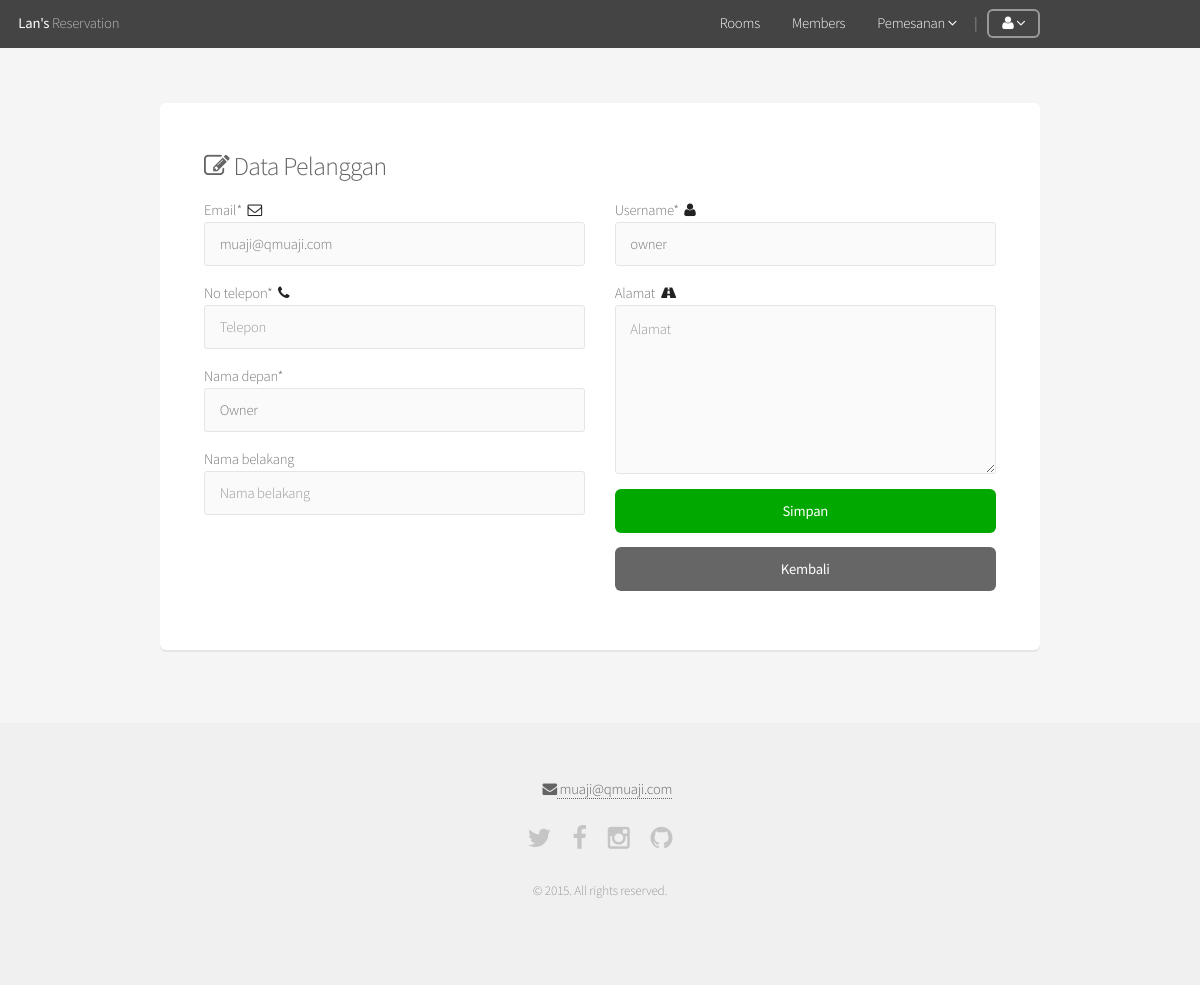
The app's page /a_userEdit.php?id=2 (signed in) with its own data.
### tables this page shows
CREATE TABLE `users` (
  `user_id` bigint(20) UNSIGNED NOT NULL,
  `saldo` int(11) UNSIGNED DEFAULT '0',
  `email` varchar(50) NOT NULL,
  `username` varchar(16) DEFAULT NULL,
  `active` tinyint(2) NOT NULL DEFAULT '0',
  `join_date` timestamp NOT NULL DEFAULT CURRENT_TIMESTAMP,
  `first_name` varchar(32) DEFAULT NULL,
  `last_name` varchar(32) DEFAULT NULL,
  `tlp` varchar(16) DEFAULT NULL,
  `address` text,
  `img` tinytext,
  `type` tinyint(2) NOT NULL DEFAULT '0',
  `email_code` varchar(64) DEFAULT NULL,
  `password` varchar(64) NOT NULL
);

### a_userEdit.php (the view, shortened to what this page needs)
<?php
if(isset($_GET['id'])){
	$id = $_GET['id'];
	$userData = mysql_fetch_assoc(mysql_query("SELECT * FROM users WHERE user_id=$id"));
	$email 		= $userData['email'];
	$first_name = $userData['first_name'];
	$last_name 	= $userData['last_name'];
	$tlp 		= $userData['tlp'];
	$username 	= $userData['username'];
	$address 	= $userData['address'];
	include 'includes/_header.php';
	?>
	<div id="main" class="container">
		<div class="row">
			<div class="12u 12u(mobile)">
				<div class="box">
					<h3 class="icon fa-edit"> Data Pelanggan</h3>
					<form action="" method="post" autocomplete="off">
						<div class="row">
							<div class="6u 12u">
								Email* &nbsp;<b class="icon fa-envelope-o"></b>
								<input type="email" name="email" placeholder="Email" value="<?php echo $email ?>" required maxlength="50">
								No telepon* &nbsp;<b class="icon fa-phone"></b>
								<input type="text" name="tlp" placeholder="Telepon"  value="<?php echo $tlp ?>" maxlength="16">
								Nama depan*
								<input type="text" name="first_name" placeholder="Nama depan" value="<?php echo $first_name ?>" required minlength="3" maxlength="32">
								Nama belakang
								<input type="text" name="last_name" placeholder="Nama belakang" value="<?php echo $last_name ?>" maxlength="32">
							</div>
							<div class="6u 12u">
								Username* &nbsp;<b class="icon fa-user"></b>
								<input type="text" name="username" placeholder="Username" value="<?php echo $username ?>" required maxlength="16">
								Alamat &nbsp;<b class="icon fa-road"></b>
								<textarea name="address" placeholder="Alamat" cols="30" rows="6" maxlength="225"><?php echo $address ?></textarea>
								<input type="submit" value="Simpan" class="fit special">
								<a href="a_usersData.php" class="button fit default">Kembali</a>
							</div>
						</div>
					</form>
				</div>
			</div>
		</div>
	</div>
<?php
}
include 'includes/_footer.php';

### records on screen
users: email "muaji@qmuaji.com", first_name "Owner", username "owner"
